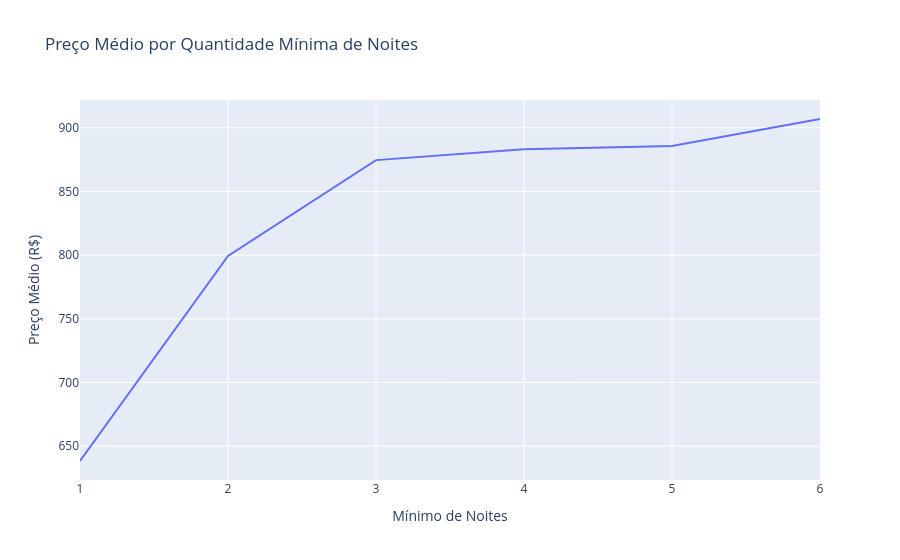

The code cell stored with this chart in its notebook:
### Markdown cell above
1. O preço não depende fortemente da quantidade mínima de noites.
- Ou seja, minimum_nights e price têm correlação fraca ou nula, como provavelmente confirmado pelo coeficiente de correlação de Pearson perto de 0.
2. Há grande variabilidade de preços mesmo com a mesma regra de mínimo de noites.

- Isso sugere que outros fatores (como localização, tipo de imóvel, capacidade, avaliação etc.) são mais determinantes no preço.
Uma Análise mais clara, podemos calcular o preço médio por quantidade mínima de noites

### Code cell
import pandas as pd
import plotly.express as px

# Agrupando por minimum_nights e calculando a média dos preços
media_preco = df_limpo[df_limpo['price'] < 2500].groupby('minimum_nights')['price'].mean().reset_index()

# Plotando
fig = px.line(media_preco, x='minimum_nights', y='price',
              title='Preço Médio por Quantidade Mínima de Noites',
              labels={'minimum_nights': 'Mínimo de Noites', 'price': 'Preço Médio (R$)'})
fig.show()

### Figure 1 — Plotly figure (JSON) as saved in the notebook; plotly's stock layout.template omitted (floating-point values rounded to 4 significant figures)
{"data": [{"hovertemplate": "Mínimo de Noites=%{x}<br>Preço Médio (R$)=%{y}<extra></extra>", "legendgroup": "", "line": {"color": "#636efa", "dash": "solid"}, "marker": {"symbol": "circle"}, "mode": "lines", "name": "", "orientation": "v", "showlegend": false, "type": "scatter", "x": [1, 2, 3, 4, 5, 6], "xaxis": "x", "y": [638.4, 799.3, 874.6, 883.2, 885.6, 906.9], "yaxis": "y"}], "layout": {"legend": {"tracegroupgap": 0}, "title": {"text": "Preço Médio por Quantidade Mínima de Noites"}, "xaxis": {"anchor": "y", "domain": [0, 1], "title": {"text": "Mínimo de Noites"}}, "yaxis": {"anchor": "x", "domain": [0, 1], "title": {"text": "Preço Médio (R$)"}}}}
